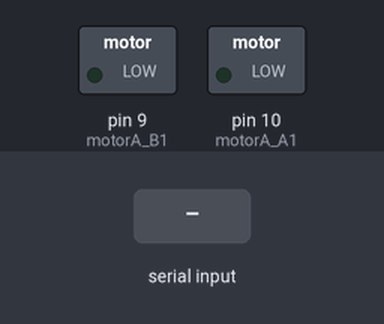
Bench run of a sketch on a simulated Arduino Uno, built with avr-gcc and run on an emulated ATmega328P. Parts: switched loads named in the sketch (green lamp = pin HIGH). The inputs (shaded band) are chosen by the test bench. What the sketch prints to the serial monitor is not drawn.

Above: at 1.2 s.
1.3 s: "90,45\n" received over Serial
At 1.9 s:
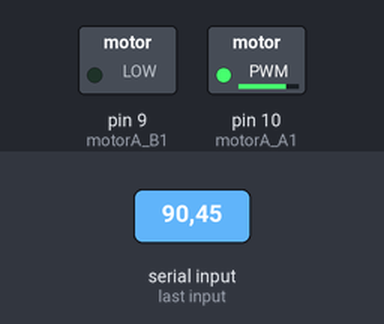
Timing chart, 0 to 4.3 s (numbered marks = the images above; inputs shaded):
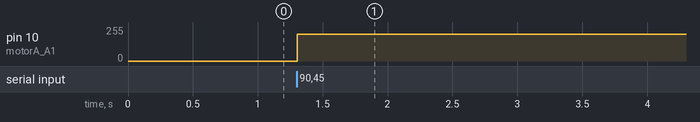

Measured:
- after the input at 1.3 s, pin 10 (motorA_A1): 0/255 → 200/255 at once

The sketch:

countdown_timer_1.ino
```cpp
long int data; // 타이머 시간 입력받을 테이터 변수

int motorA_A1 = 10; // 모터에 연결된 디지털 변수 motorA_A1 선언
int motorA_B1 = 9; // 모터 연결된 디지털 변수 motorA_B1 선언

void setup() {

  pinMode(motorA_A1, OUTPUT); // motorA_A1을 출력모드로 설정
  pinMode(motorA_B1, OUTPUT); // motorA_B1을 출력모드로 설정

  analogWrite(motorA_A1, 0); // 시작할때 모터가 돌아가지 않도록 설정
  analogWrite(motorA_B1, 0);

  Serial.begin(9600); // 시리얼 통신을 위한 보드레이트 설정
}

void loop() {

  while(Serial.available() == 0); // 시리얼통신에 데이터를 받지 못했다면 여기서 기다리기

  if(Serial.available() > 0) { // 시리얼통신에 값이 들어오면

    data = Serial.parseInt(); // 시리얼에서 받은 값은 'data'에 입력
  }

  if(data > 0) { // data값이 0보다 클 경우

    analogWrite(motorA_A1, 200); // 모터가 돌아가도록 설정
    analogWrite(motorA_B1, 0);

    Serial.print(data); // 시리얼 모니터에 내가 입력한 값을 화면에 출력
    Serial.println("초 동안 유지"); // 같은 줄에 시리얼 모니터에 "초 동안 유지" 출력

    delay(data * 1000); // 내가 입력한 값에 1000을 곱해 해당 초만큼 모터가 켜지도록 설정

    analogWrite(motorA_A1, 0); // 모터가 돌아간 후 꺼지도록 설정
    analogWrite(motorA_B1, 0);

    Serial.println("종료"); // 시리얼 모니터에 "종료" 출력
  }

}
```
